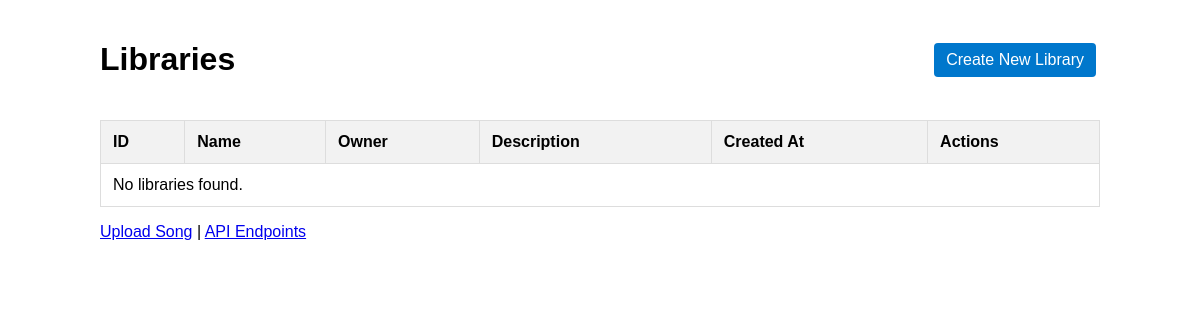
/libraries/, run on an earlier commit of the app's database.
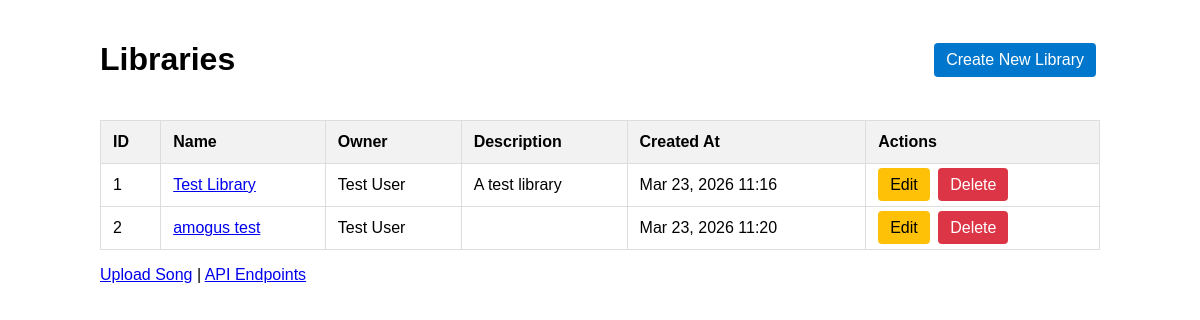
And on a later commit of the database.
### api/models/library.py (models this page shows, shortened)
class Library(models.Model):
    name = models.CharField(max_length=255)
    owner = models.ForeignKey(User, on_delete=models.CASCADE, related_name='libraries')
    description = models.TextField(blank=True)
    created_at = models.DateTimeField(auto_now_add=True)

### api/models/user.py (models this page shows, shortened)
class User(models.Model):
    username = models.CharField(max_length=150, unique=True)
    email = models.EmailField(unique=True)
    display_name = models.CharField(max_length=150, blank=True)
    is_active = models.BooleanField(default=True)
    is_staff = models.BooleanField(default=False)
    created_at = models.DateTimeField(auto_now_add=True)

### api/views.py (the view)
# urls.py: path('libraries/', views.library_list, name='library_list'),
def library_list(request):
    libraries = Library.objects.all()
    return render(request, 'api/library_list.html', {'libraries': libraries})

### api/templates/api/library_list.html (shortened to what this page needs)
<!doctype html>
<html lang="en">
  <head>
  </head>
  <body>
    <div class="header">
      <h1>Libraries</h1>
      <a href="{% url 'library_create' %}" class="btn btn-primary"
        >Create New Library</a
      >
    </div>
    <table>
      <thead>
        <tr>
          <th>ID</th>
          <th>Name</th>
          <th>Owner</th>
          <th>Description</th>
          <th>Created At</th>
          <th>Actions</th>
        </tr>
      </thead>
      <tbody>
        {% for library in libraries %}
        <tr>
          <td>{{ library.id }}</td>
          <td>
            <a href="{% url 'library_detail' library.pk %}"
              >{{ library.name }}</a
            >
          </td>
          <td>
            {{ library.owner.display_name|default:library.owner.username }}
          </td>
          <td>{{ library.description|truncatechars:50 }}</td>
          <td>{{ library.created_at|date:"M d, Y H:i" }}</td>
          <td>
            <a
              href="{% url 'library_update' library.pk %}"
              class="btn btn-warning"
              >Edit</a
            >
            <a
              href="{% url 'library_delete' library.pk %}"
              class="btn btn-danger"
              >Delete</a
            >
          </td>
        </tr>
        {% empty %}
        <tr>
          <td colspan="6">No libraries found.</td>
        </tr>
        {% endfor %}
      </tbody>
    </table>
    <p>
      <a href="{% url 'song_form' %}">Upload Song</a> |
      <a href="/api/libraries/">API Endpoints</a>
    </p>
  </body>
</html>

### api/templates/api/library_list.html (style rules this page uses)
body { font-family: Arial, sans-serif; padding: 20px; max-width: 1000px; margin: auto; }
.header { display: flex; justify-content: space-between; align-items: center; margin-bottom: 20px; }
table { width: 100%; border-collapse: collapse; margin-top: 20px; }
th, td { border: 1px solid #ddd; padding: 12px; text-align: left; }
th { background-color: #f2f2f2; }
.btn { padding: 8px 12px; text-decoration: none; border-radius: 4px; margin-right: 4px; }
.btn-primary { background: #0077cc; color: white; }
.btn-warning { background: #ffc107; color: black; }
.btn-danger { background: #dc3545; color: white; }

What changed in the data, as far as the page shows it:
added Library: id "1", name "Test Library", owner.display_name "Test User", description "A test library", created_at "Mar 23, 2026 11:16"
added Library: id "2", name "amogus test", owner.display_name "Test User", created_at "Mar 23, 2026 11:20"
Also different on the page:
text no longer shown: "No libraries found."
